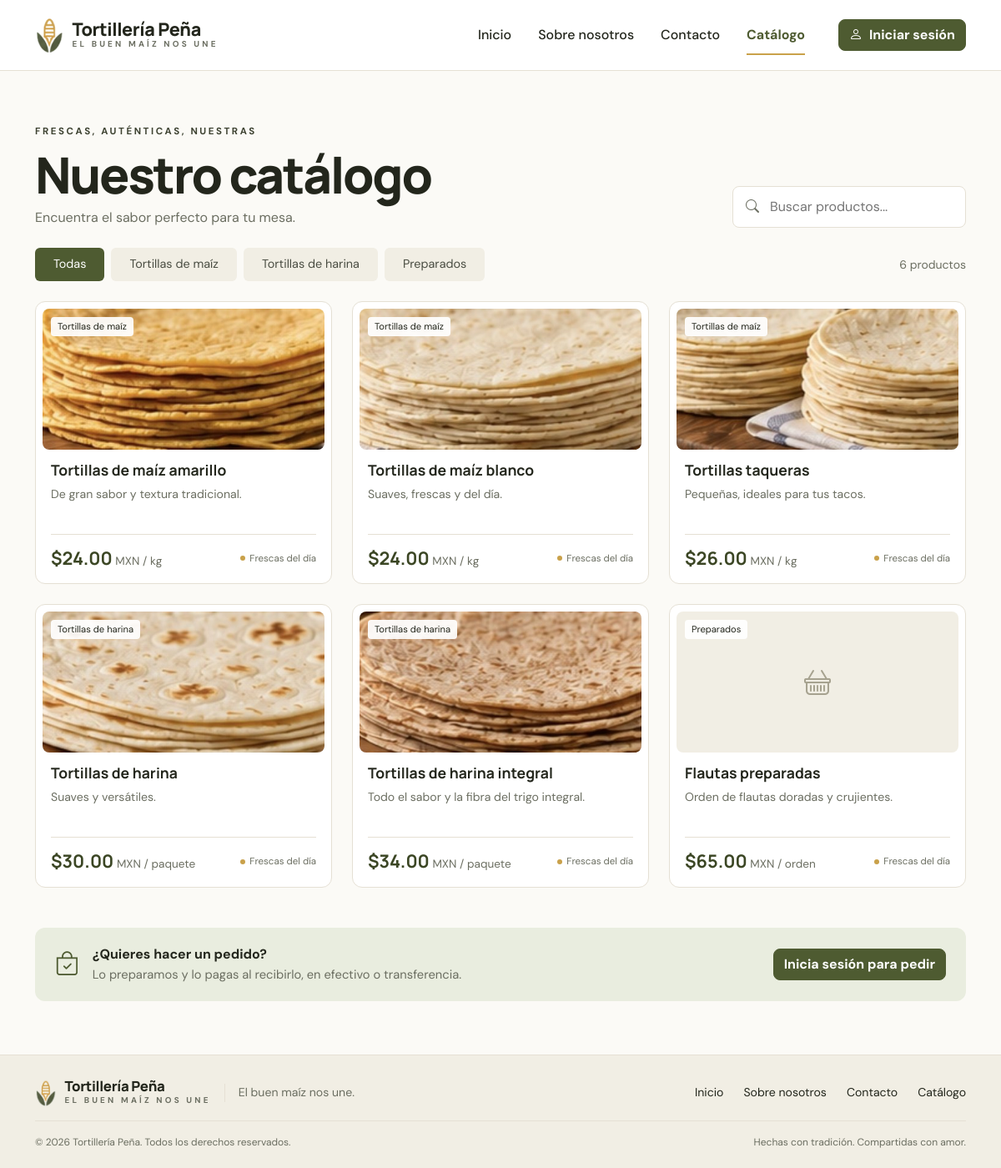
/catalogo.php, run on the app's committed database.
### tables this page shows
CREATE TABLE categorias (
  id_categoria SMALLINT UNSIGNED NOT NULL AUTO_INCREMENT,
  nombre VARCHAR(40) NOT NULL,
  PRIMARY KEY (id_categoria),
  UNIQUE KEY uq_categorias_nombre (nombre)
);

CREATE TABLE productos (
  id_producto INT UNSIGNED NOT NULL AUTO_INCREMENT,
  id_categoria SMALLINT UNSIGNED NOT NULL,
  nombre VARCHAR(80) NOT NULL,
  descripcion VARCHAR(255) DEFAULT NULL,
  precio DECIMAL(8,2) NOT NULL,
  unidad VARCHAR(20) NOT NULL DEFAULT 'kg',
  imagen VARCHAR(150) DEFAULT NULL,
  destacado TINYINT(1) NOT NULL DEFAULT 0,
  activo TINYINT(1) NOT NULL DEFAULT 1,
  fecha_alta DATETIME NOT NULL DEFAULT CURRENT_TIMESTAMP,
  PRIMARY KEY (id_producto),
  CONSTRAINT fk_productos_categorias FOREIGN KEY (id_categoria) REFERENCES categorias (id_categoria)
    ON UPDATE CASCADE ON DELETE RESTRICT
);

### includes/funciones.php (called while the page is built, shortened)
<?php
function e($texto)
{
    return htmlspecialchars((string) $texto, ENT_QUOTES, 'UTF-8');
}
function usuario_actual()
{
    return $_SESSION['usuario'] ?? null;
}
function dinero($cantidad)
{
    return '$' . number_format((float) $cantidad, 2);
}
function foto_producto($imagen, $raiz = '')
{
    if ($imagen && is_file(__DIR__ . '/../assets/img/productos/' . $imagen)) {
        return $raiz . 'assets/img/productos/' . rawurlencode($imagen);
    }
    return null;
}

### includes/tarjeta_producto.php (the view)
<?php
$foto = foto_producto($p['imagen'], $raiz ?? '');
?>
<article class="tarjeta-producto h-100">
    <div class="foto">
        <?php if ($foto): ?>
            <img src="<?= $foto ?>" alt="<?= e($p['nombre']) ?>" loading="lazy">
        <?php else: ?>
            <div class="sin-foto"><i class="bi bi-basket"></i></div>
        <?php endif; ?>
        <?php if (!empty($p['categoria'])): ?>
            <span class="insignia"><?= e($p['categoria']) ?></span>
        <?php endif; ?>
    </div>
    <div class="cuerpo">
        <h3><?= e($p['nombre']) ?></h3>
        <p><?= e($p['descripcion']) ?></p>
        <div class="precio-linea">
            <span><strong><?= dinero($p['precio']) ?></strong> MXN / <?= e($p['unidad']) ?></span>
            <small><span class="punto"></span>Frescas del día</small>
        </div>
    </div>
</article>

### includes/header.php (shortened to what this page needs)
<?php
$raiz = $raiz ?? '';
$pagina = $pagina ?? '';
$usuario = usuario_actual();
?>
<!DOCTYPE html>
<html lang="es">
<head>
    <link rel="stylesheet" href="<?= $raiz ?>assets/vendor/bootstrap/css/bootstrap.min.css">
    <link rel="stylesheet" href="<?= $raiz ?>assets/vendor/bootstrap-icons/bootstrap-icons.min.css">
    <link rel="stylesheet" href="<?= $raiz ?>assets/css/estilos.css">
</head>
<body class="sitio">
<header class="barra-principal">
    <nav class="navbar navbar-expand-lg">
        <div class="container">
            <a class="navbar-brand marca" href="<?= $raiz ?>index.php">
                <img src="<?= $raiz ?>assets/img/logo.png" alt="Logotipo de Tortillería Peña">
                <span>
                    <span class="marca-nombre">Tortillería Peña</span>
                    <span class="marca-lema">El buen maíz nos une</span>
                </span>
            </a>
            <div class="collapse navbar-collapse" id="menuPrincipal">
                <ul class="navbar-nav ms-auto align-items-lg-center gap-lg-3">
                    <li class="nav-item"><a class="nav-link <?= $pagina === 'inicio' ? 'activo' : '' ?>" href="<?= $raiz ?>index.php">Inicio</a></li>
                    <li class="nav-item"><a class="nav-link <?= $pagina === 'nosotros' ? 'activo' : '' ?>" href="<?= $raiz ?>nosotros.php">Sobre nosotros</a></li>
                    <li class="nav-item"><a class="nav-link <?= $pagina === 'contacto' ? 'activo' : '' ?>" href="<?= $raiz ?>contacto.php">Contacto</a></li>
                    <li class="nav-item"><a class="nav-link <?= $pagina === 'catalogo' ? 'activo' : '' ?>" href="<?= $raiz ?>catalogo.php">Catálogo</a></li>
                    <li class="nav-item ms-lg-3 mt-2 mt-lg-0">
                        <?php if (!$usuario): ?>
                            <a class="btn btn-verde" href="<?= $raiz ?>login.php"><i class="bi bi-person me-2"></i>Iniciar sesión</a>
                        <?php elseif ((int) $usuario['id_rol'] === ROL_ADMIN): ?>
                            <a class="btn btn-verde" href="<?= $raiz ?>admin/index.php"><i class="bi bi-speedometer2 me-2"></i>Panel de administración</a>
                        <?php else: ?>
                            <a class="btn btn-verde" href="<?= $raiz ?>cliente/index.php"><i class="bi bi-person me-2"></i>Mi cuenta</a>
                        <?php endif; ?>
                    </li>
                </ul>
            </div>
        </div>
    </nav>
</header>
<main>

### catalogo.php (shortened to what this page needs)
<?php
require_once 'includes/funciones.php';
$categorias = $pdo->query('SELECT id_categoria, nombre FROM categorias ORDER BY id_categoria')->fetchAll();
$categoria = isset($_GET['categoria']) ? (int) $_GET['categoria'] : 0;
$buscar = trim($_GET['buscar'] ?? '');
$sql = "SELECT p.id_producto, p.nombre, p.descripcion, p.precio, p.unidad, p.imagen, c.nombre AS categoria
        FROM productos p
        INNER JOIN categorias c ON c.id_categoria = p.id_categoria
        WHERE p.activo = 1";
$parametros = [];
$sql .= ' ORDER BY c.id_categoria, p.nombre';
$consulta = $pdo->prepare($sql);
$consulta->execute($parametros);
$productos = $consulta->fetchAll();
$pagina = 'catalogo';
require 'includes/header.php';
?>
<section class="py-5">
    <div class="container py-lg-3">
        <div class="d-flex flex-wrap justify-content-between align-items-end gap-4 mb-4">
            <div>
                <p class="etiqueta">Frescas, auténticas, nuestras</p>
                <h1 class="titulo-grande mb-2">Nuestro catálogo</h1>
                <p class="texto-secundario mb-0">Encuentra el sabor perfecto para tu mesa.</p>
            </div>
            <form method="get" class="buscador" role="search">
                <i class="bi bi-search"></i>
                <input type="search" name="buscar" value="<?= e($buscar) ?>" placeholder="Buscar productos..." aria-label="Buscar productos">
            </form>
        </div>
        <div class="d-flex flex-wrap justify-content-between align-items-center gap-3 mb-4">
            <div class="d-flex flex-wrap gap-2">
                <a href="catalogo.php<?= $buscar !== '' ? '?buscar=' . urlencode($buscar) : '' ?>" class="filtro <?= $categoria === 0 ? 'activo' : '' ?>">Todas</a>
                <?php foreach ($categorias as $c): ?>
                    <a href="?categoria=<?= $c['id_categoria'] ?><?= $buscar !== '' ? '&buscar=' . urlencode($buscar) : '' ?>" class="filtro <?= $categoria === (int) $c['id_categoria'] ? 'activo' : '' ?>"><?= e($c['nombre']) ?></a>
                <?php endforeach; ?>
            </div>
            <span class="texto-secundario small"><?= count($productos) ?> <?= count($productos) === 1 ? 'producto' : 'productos' ?></span>
        </div>
        <?php if (!$productos): ?>
            <div class="vacio">
                <i class="bi bi-search"></i>
                <p>No encontramos productos con esa búsqueda.</p>
                <a href="catalogo.php" class="btn btn-borde">Ver todo el catálogo</a>
            </div>
        <?php else: ?>
            <div class="row g-4">
                <?php foreach ($productos as $p): ?>
                    <div class="col-sm-6 col-lg-4">
                        <?php include 'includes/tarjeta_producto.php'; ?>
                    </div>
                <?php endforeach; ?>
            </div>
        <?php endif; ?>
        <div class="aviso-pedido mt-5">
            <i class="bi bi-bag-check"></i>
            <div class="flex-grow-1">
                <strong>¿Quieres hacer un pedido?</strong>
                <span>Lo preparamos y lo pagas al recibirlo, en efectivo o transferencia.</span>
            </div>
            <?php if ($usuario && (int) $usuario['id_rol'] === ROL_CLIENTE): ?>
                <a href="cliente/pedido.php" class="btn btn-verde">Hacer un pedido</a>
            <?php elseif (!$usuario): ?>
                <a href="login.php" class="btn btn-verde">Inicia sesión para pedir</a>
            <?php endif; ?>
        </div>
    </div>
</section>
<?php require 'includes/footer.php'; ?>

### includes/footer.php (shortened to what this page needs)
</main>
<footer class="pie">
    <div class="container">
        <div class="d-flex flex-column flex-md-row justify-content-between align-items-md-center gap-3 pb-3 border-bottom">
            <div class="d-flex align-items-center gap-3">
                <a class="marca marca-chica" href="<?= $raiz ?>index.php">
                    <img src="<?= $raiz ?>assets/img/logo.png" alt="">
                    <span>
                        <span class="marca-nombre">Tortillería Peña</span>
                        <span class="marca-lema">El buen maíz nos une</span>
                    </span>
                </a>
                <span class="text-secundario d-none d-md-inline">El buen maíz nos une.</span>
            </div>
            <nav class="d-flex flex-wrap gap-4 pie-enlaces">
                <a href="<?= $raiz ?>index.php">Inicio</a>
                <a href="<?= $raiz ?>nosotros.php">Sobre nosotros</a>
                <a href="<?= $raiz ?>contacto.php">Contacto</a>
                <a href="<?= $raiz ?>catalogo.php">Catálogo</a>
            </nav>
        </div>
        <div class="d-flex flex-column flex-md-row justify-content-between gap-2 pt-3 pie-legal">
            <span>&copy; <?= date('Y') ?> Tortillería Peña. Todos los derechos reservados.</span>
            <span>Hechas con tradición. Compartidas con amor.</span>
        </div>
    </div>
</footer>
</body>
</html>

### assets/css/estilos.css (style rules this page uses)
:root { --verde: #4e5b31; --verde-oscuro: #3b4624; --verde-claro: #e9eddf; --crema: #fbfaf6; --crema-oscuro: #f1eee4; --borde: #e5e0d4; --texto: #23261c; --texto-suave: #6b6e61; --dorado: #c9a14a; }
body.sitio { font-family: 'DM Sans', system-ui, sans-serif; background: var(--crema); color: var(--texto); }
h1, h2, h3, .titulo-grande, .titulo-seccion, .marca-nombre { font-family: 'Manrope', system-ui, sans-serif; }
a { color: var(--verde); }
.texto-secundario, .text-secundario { color: var(--texto-suave); }
.btn-verde { background: var(--verde); border: 1px solid var(--verde); color: #fff; font-weight: 600; border-radius: 8px; }
.barra-principal { background: #fff; border-bottom: 1px solid var(--borde); position: sticky; top: 0; z-index: 1020; }
.barra-principal .navbar { padding: 14px 0; }
.marca { display: flex; align-items: center; gap: 10px; text-decoration: none; color: var(--texto); }
.marca img { height: 46px; }
.marca-nombre { display: block; font-weight: 800; font-size: 1.35rem; letter-spacing: -.02em; line-height: 1.1; }
.marca-lema { display: block; font-size: .62rem; letter-spacing: .32em; text-transform: uppercase; color: var(--texto-suave); font-weight: 600; }
.marca-chica img { height: 34px; }
.marca-chica .marca-nombre { font-size: 1.05rem; }
.barra-principal .nav-link { color: var(--texto); font-weight: 500; position: relative; }
.barra-principal .nav-link.activo { color: var(--verde); font-weight: 700; }
.barra-principal .nav-link.activo::after { content: ''; position: absolute; left: 8px; right: 8px; bottom: -4px; height: 2px; background: var(--dorado); }
.etiqueta { display: flex; align-items: center; gap: 8px; font-size: .72rem; letter-spacing: .22em; text-transform: uppercase; font-weight: 700; color: #3d4231; margin-bottom: .75rem; }
.punto { width: 6px; height: 6px; border-radius: 50%; background: var(--dorado); display: inline-block; }
.titulo-grande { font-weight: 800; font-size: clamp(2.3rem, 5vw, 4rem); letter-spacing: -.04em; line-height: 1.05; }
.tarjeta-producto { background: #fff; border: 1px solid var(--borde); border-radius: 12px; padding: 8px; transition: transform .2s, box-shadow .2s; }
.tarjeta-producto .foto { position: relative; border-radius: 8px; overflow: hidden; aspect-ratio: 2 / 1; }
.tarjeta-producto .foto img { width: 100%; height: 100%; object-fit: cover; }
.insignia { position: absolute; top: 10px; left: 10px; background: rgba(255, 255, 255, .92); font-size: .7rem; padding: 3px 8px; border-radius: 4px; }
.sin-foto { width: 100%; height: 100%; min-height: 60px; display: flex; align-items: center; justify-content: center; background: var(--crema-oscuro); color: #a6a28f; font-size: 2rem; }
.tarjeta-producto .cuerpo { padding: 14px 10px 6px; }
.tarjeta-producto h3 { font-size: 1.1rem; font-weight: 700; }
.tarjeta-producto p { color: var(--texto-suave); font-size: .88rem; min-height: 42px; }
.precio-linea { display: flex; justify-content: space-between; align-items: center; border-top: 1px solid var(--borde); padding-top: 12px; }
.precio-linea strong { font-family: 'Manrope', sans-serif; font-size: 1.35rem; color: var(--verde-oscuro); }
.precio-linea span { font-size: .85rem; color: var(--texto-suave); }
.precio-linea small { font-size: .72rem; color: var(--texto-suave); display: flex; align-items: center; gap: 5px; }
.buscador { position: relative; min-width: 280px; }
.buscador i { position: absolute; left: 16px; top: 50%; transform: translateY(-50%); color: var(--texto-suave); }
.buscador input { width: 100%; border: 1px solid var(--borde); border-radius: 8px; padding: 12px 14px 12px 44px; background: #fff; }
.filtro { padding: 9px 22px; border-radius: 6px; background: var(--crema-oscuro); color: #4a4d42; text-decoration: none; font-size: .9rem; }
.filtro.activo { background: var(--verde); color: #fff; }
.aviso-pedido { display: flex; flex-wrap: wrap; align-items: center; gap: 16px; background: var(--verde-claro); border-radius: 12px; padding: 20px 24px; }
.aviso-pedido > i { font-size: 1.8rem; color: var(--verde); }
.aviso-pedido strong { display: block; }
.aviso-pedido span { color: var(--texto-suave); font-size: .92rem; }
.pie { background: var(--crema-oscuro); border-top: 1px solid var(--borde); padding: 28px 0 22px; font-size: .88rem; }
.pie .border-bottom { border-color: var(--borde) !important; }
.pie-enlaces a { color: var(--texto); text-decoration: none; }
.pie-legal { font-size: .75rem; color: var(--texto-suave); }

### data on the page
categorias: nombre "Tortillas de maíz"
categorias: nombre "Tortillas de harina"
categorias: nombre "Preparados"
productos: imagen (picture), id_categoria.nombre "Tortillas de maíz", nombre "Tortillas de maíz amarillo", descripcion "De gran sabor y textura tradicional.", precio "$24.00", unidad "kg"
productos: imagen (picture), id_categoria.nombre "Tortillas de maíz", nombre "Tortillas de maíz blanco", descripcion "Suaves, frescas y del día.", precio "$24.00", unidad "kg"
productos: imagen (picture), id_categoria.nombre "Tortillas de maíz", nombre "Tortillas taqueras", descripcion "Pequeñas, ideales para tus tacos.", precio "$26.00", unidad "kg"
productos: imagen (picture), id_categoria.nombre "Tortillas de harina", nombre "Tortillas de harina", descripcion "Suaves y versátiles.", precio "$30.00", unidad "paquete"
productos: imagen (picture), id_categoria.nombre "Tortillas de harina", nombre "Tortillas de harina integral", descripcion "Todo el sabor y la fibra del trigo integral.", precio "$34.00", unidad "paquete"
productos: id_categoria.nombre "Preparados", nombre "Flautas preparadas", descripcion "Orden de flautas doradas y crujientes.", precio "$65.00", unidad "orden"

### other printed values
count($productos) "6"
